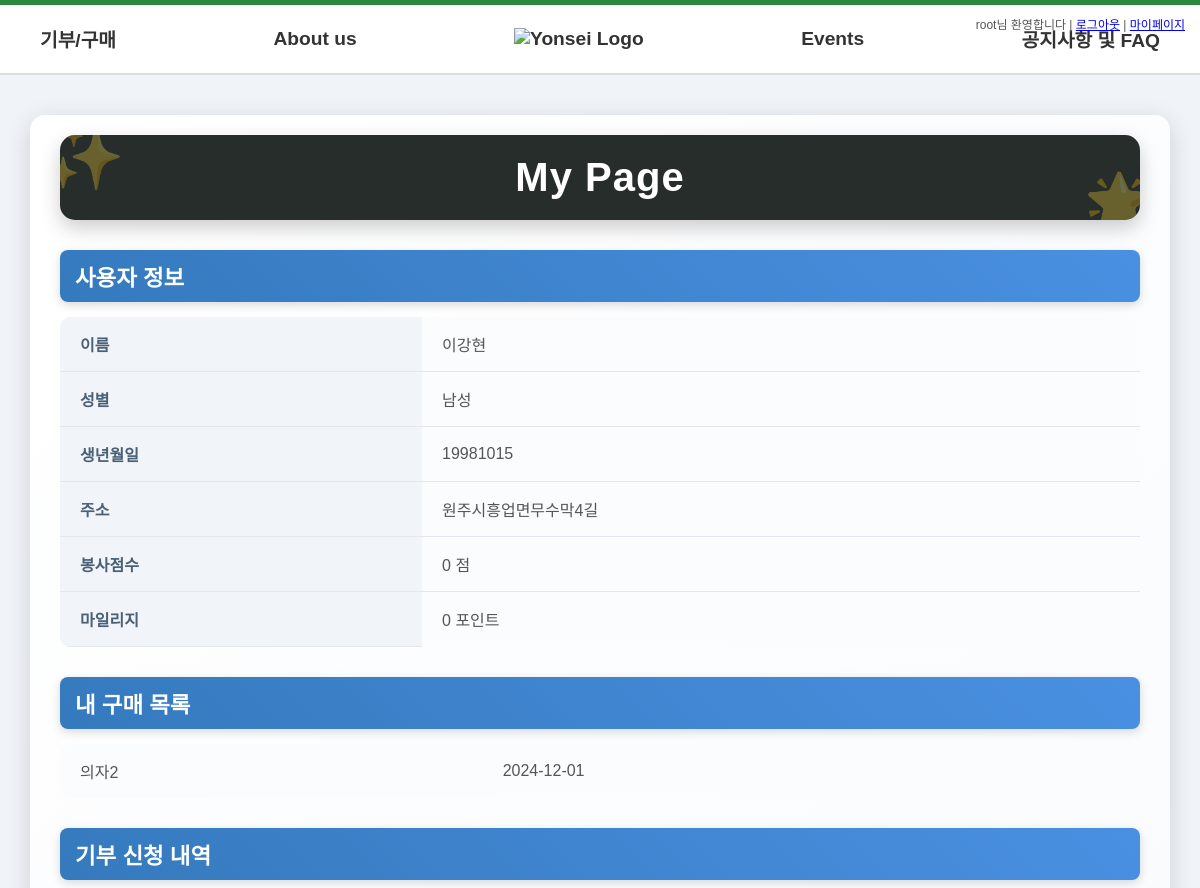
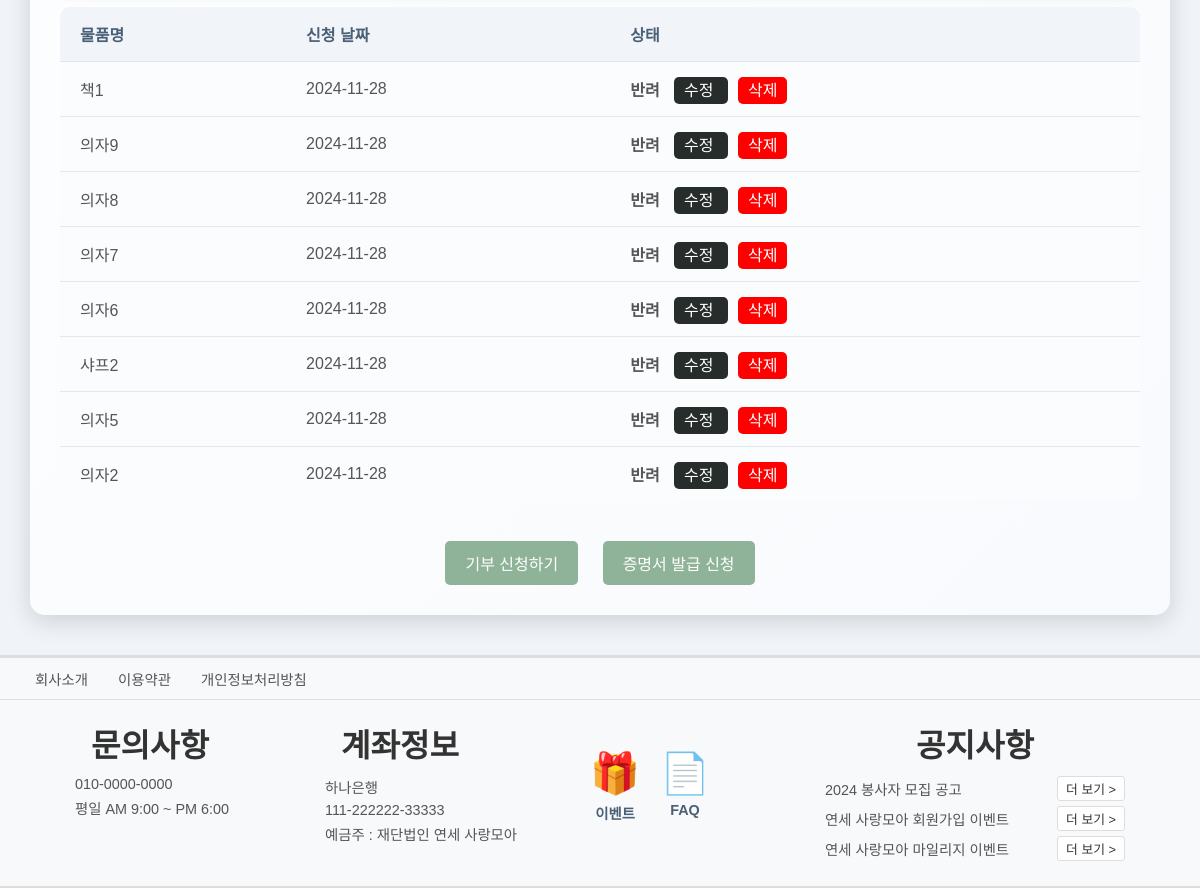
/webapp/mypage/ (signed in), run on the app's committed database (2 pictures, top to bottom).
### webapp/models.py (models this page shows, shortened)
class User(models.Model):
    uid=models.AutoField(blank=False,null=False,primary_key=True)
    id=models.CharField(null=False,blank=False,max_length=20)
    pw=models.CharField(null=False,blank=False,max_length=20)
    name=models.CharField(null=False,blank=False,max_length=20)
    birth=models.IntegerField(blank=False,null=False)
    gender=models.CharField(null=False,blank=False,max_length=1,choices=[('M','남성'),('F','여성')])
    address=models.CharField(null=False,blank=False,max_length=20)
    mileage=models.IntegerField(null=False,blank=False,default=0)
    voluntary_point=models.IntegerField(null=False,blank=False,default=0)
    authorization = models.IntegerField(null=False,blank=False,default=0)
    cert_reg_img=models.ImageField(upload_to='cert_reg/',null=True)

class Buy_list(models.Model):
    seller_id = models.ForeignKey(User, on_delete=models.SET_NULL, null=True, related_name='seller')
    buyer_id = models.ForeignKey(User, on_delete=models.SET_NULL, null=True, related_name='buyer')
    pid = models.ForeignKey(Uploaded_product, on_delete=models.SET_NULL, null=True)  # Uploaded_product 참조
    buy_date = models.DateField(default=now)
    pay_method = models.IntegerField(default=0)

class Uploaded_product(models.Model):
    uid=models.ForeignKey(User, on_delete=models.SET_NULL, null=True)
    pid=models.ForeignKey(Product,on_delete=models.SET_NULL,null=True)
    created_date=models.DateField(null=False,blank=False,default=now)
    updated_date=models.DateField(null=False,blank=False,default=now)

class Product(models.Model):
    pid=models.AutoField(blank=False,null=False,primary_key=True)
    category=models.IntegerField(blank=False,null=False)
    p_name=models.CharField(null=False,blank=False,max_length=50)
    p_image=models.ImageField(upload_to='product_images/')
    cost=models.IntegerField(null=False,blank=False)
    description=models.CharField(null=False,blank=False,max_length=1000)
    status=models.IntegerField(null=False,blank=False, default=0)

### webapp/views.py (the view)
# urls.py: path('webapp/mypage/', views.mypage, name='mypage'),
@session_login_required
def mypage(request):
    user_id = request.session.get('user_id')
    user = get_object_or_404(User, uid=user_id)
    purchases = Buy_list.objects.select_related('pid__pid').filter(buyer_id=user).order_by('-buy_date')
    donations = Uploaded_product.objects.filter(uid=user).order_by('-created_date')
    donated_items = Uploaded_product.objects.filter(uid=user, pid__status=1).order_by('-created_date')
    context = {
        'user': user,
        'purchases': purchases,
        'donations': donations,
        'donated_items': donated_items,
    }
    return render(request, 'mypage.html', context)

### webapp/views.py (called while the page is built)
def session_login_required(view_func):
    @wraps(view_func)
    def wrapper(request, *args, **kwargs):
        if not request.session.get('user_id'):
            return redirect('webapp:login')
        return view_func(request, *args, **kwargs)
    return wrapper

### config/templates/mypage.html (shortened to what this page needs)
<!DOCTYPE html>
<html lang="ko">
<head>
</head>
<body>
    {% include 'header.html' %}
    <div class="container">
        <h1>My Page</h1>
        <div class="section-title">사용자 정보</div>
        <table class="info-table">
            <tr>
                <th>이름</th>
                <td>{{ user.name }}</td>
            </tr>
            <tr>
                <th>성별</th>
                <td>
                    {% if user.gender == 'M' %}
                        남성
                    {% elif user.gender == 'F' %}
                        여성
                    {% endif %}
                </td>
            </tr>
            <tr>
                <th>생년월일</th>
                <td>{{ user.birth}}</td>
            </tr>
            <tr>
                <th>주소</th>
                <td>{{ user.address }}</td>
            </tr>
            <tr>
                <th>봉사점수</th>
                <td>{{ user.voluntary_point }} 점</td>
            </tr>
            <tr>
                <th>마일리지</th>
                <td>{{ user.mileage }} 포인트</td>
            </tr>
        </table>
        <div class="section-title">내 구매 목록</div>
        <table class="info-table">
            {% if purchases %}
                {% for purchase in purchases %}
                   {% if purchase.pid.pid.status != -1 %}
                        <tr>
                            <td>{{ purchase.pid.pid.p_name }}</td>
                            <td>{{ purchase.buy_date|date:"Y-m-d" }}</td>
                        </tr>
                    {% endif %}
                {% endfor %}
            {% else %}
                <tr>
                    <td colspan="2">구매 내역이 없습니다.</td>
                </tr>
            {% endif %}
        </table>
        <div class="section-title">기부 신청 내역</div>
        <table class="info-table">
            <tr>
                <th>물품명</th>
                <th>신청 날짜</th>
                <th>상태</th>
            </tr>
            {% if donations %}
                {% for donation in donations %}
                    {% if donation.pid.status != -1 %}
                    <tr>
                        <td>{{ donation.pid.p_name }}</td>
                        <td>{{ donation.created_date|date:"Y-m-d" }}</td>
                        <td>
                            {% if donation.pid.status == 2 %}
                                승인
                            {% elif donation.pid.status == 1%}
                                <strong>반려</strong>
                                <a href="{% url 'webapp:update_product' donation.pid.pid %}" class="update_product"
                                   style="margin-left:10px; background-color: #272d2a; color:white; border-radius: 5px; height: 40px; cursor: pointer; padding: 5px 10px; text-decoration: none;">
                                    수정
                                </a>
                                <a href="{% url 'webapp:delete_product' donation.pid.pid %}"
                                   onclick="return confirm('삭제하시겠습니까?');"
                                   style="margin-left:10px; background-color: red; color:white; border-radius: 5px; height: 40px; cursor: pointer; padding: 5px 10px; text-decoration: none;">
                                    삭제
                                </a>
                            {% elif donation.pid.status == 3 %}
                                판매완료
                            {% endif %}
                        </td>
                    </tr>
                    {% endif %}
                {% endfor %}
            {% else %}
                <tr>
                    <td colspan="3">기부 신청 내역이 없습니다.</td>
                </tr>
            {% endif %}
        </table>
        <div class="btn-container">
            <a href="{% url 'webapp:donate_apply' %}">기부 신청하기</a>
            <a href="{% url 'webapp:certificate' %}">증명서 발급 신청</a>
        </div>
    </div>
    {% include 'footer.html' %}
</body>
</html>

### config/templates/mypage.html (style rules this page uses)
* { box-sizing: border-box; margin: 0; padding: 0; }
body { font-family: 'Arial', sans-serif; background-color: #f0f4f8; color: #333; margin: 0; padding: 0; }
.container { width: 95%; max-width: 1200px; margin: 40px auto; background: linear-gradient(135deg, #ffffff, #f8fafd); border-radius: 15px; box-shadow: 0 6px 25px rgba(0, 0, 0, 0.15); padding: 20px 30px; }
h1 { text-align: center; color: #ffffff; margin-bottom: 30px; font-size: 2.5rem; font-weight: bold; padding: 20px; border-radius: 15px; background-color: #272D2A; box-shadow: 0 8px 20px rgba(0, 0, 0, 0.2); letter-spacing: 1px; position: relative; overflow: hidden; }
h1::before { content: "✨"; position: absolute; top: -15px; left: -15px; font-size: 4rem; color: rgba(255, 255, 255, 0.3); animation: sparkle 3s infinite linear; }
h1::after { content: "🌟"; position: absolute; bottom: -15px; right: -15px; font-size: 3.5rem; color: rgba(255, 255, 255, 0.3); animation: sparkle 3s infinite linear reverse; }
.info-table { width: 100%; border-collapse: collapse; margin-bottom: 25px; background-color: #ffffff; border-radius: 10px; overflow: hidden; }
.info-table th, .info-table td { padding: 15px 20px; border-bottom: 1px solid #e0e7ef; text-align: left; }
.info-table th { background-color: #f1f4f9; font-weight: bold; color: #4a6076; }
.info-table td { color: #555; background-color: #fafcfe; }
.info-table tr:last-child td { border-bottom: none; }
.section-title { font-size: 1.4rem; color: #ffffff; margin-top: 30px; margin-bottom: 15px; font-weight: bold; display: flex; align-items: center; gap: 10px; background: linear-gradient(45deg, #357abd, #4a90e2); padding: 10px 15px; border-radius: 8px; box-shadow: 0 3px 10px rgba(0, 0, 0, 0.15); }
.btn-container { text-align: center; margin-top: 30px; }
.btn-container a { display: inline-block; padding: 10px 20px; font-size: 1rem; color: #ffffff; text-decoration: none; background: #8fb398; border-radius: 5px; margin: 10px; transition: background-color 0.3s ease, transform 0.2s ease; }

### config/templates/header.html (style rules this page uses)
* { margin: 0; padding: 0; }

### data on the page
User: name "이강현", birth "19981015", address "원주시흥업면무수막4길", voluntary_point "0", mileage "0"
Buy_list: pid.pid.p_name "의자2", buy_date "2024-12-01"
Uploaded_product: pid.p_name "책1", created_date "2024-11-28", shows "반려"
Uploaded_product: pid.p_name "의자9", created_date "2024-11-28", shows "반려"
Uploaded_product: pid.p_name "의자8", created_date "2024-11-28", shows "반려"
Uploaded_product: pid.p_name "의자7", created_date "2024-11-28", shows "반려"
Uploaded_product: pid.p_name "의자6", created_date "2024-11-28", shows "반려"
Uploaded_product: pid.p_name "샤프2", created_date "2024-11-28", shows "반려"
Uploaded_product: pid.p_name "의자5", created_date "2024-11-28", shows "반려"
Uploaded_product: pid.p_name "의자2", created_date "2024-11-28", shows "반려"

### other printed values
{{ request.session.user_name }} "root"
